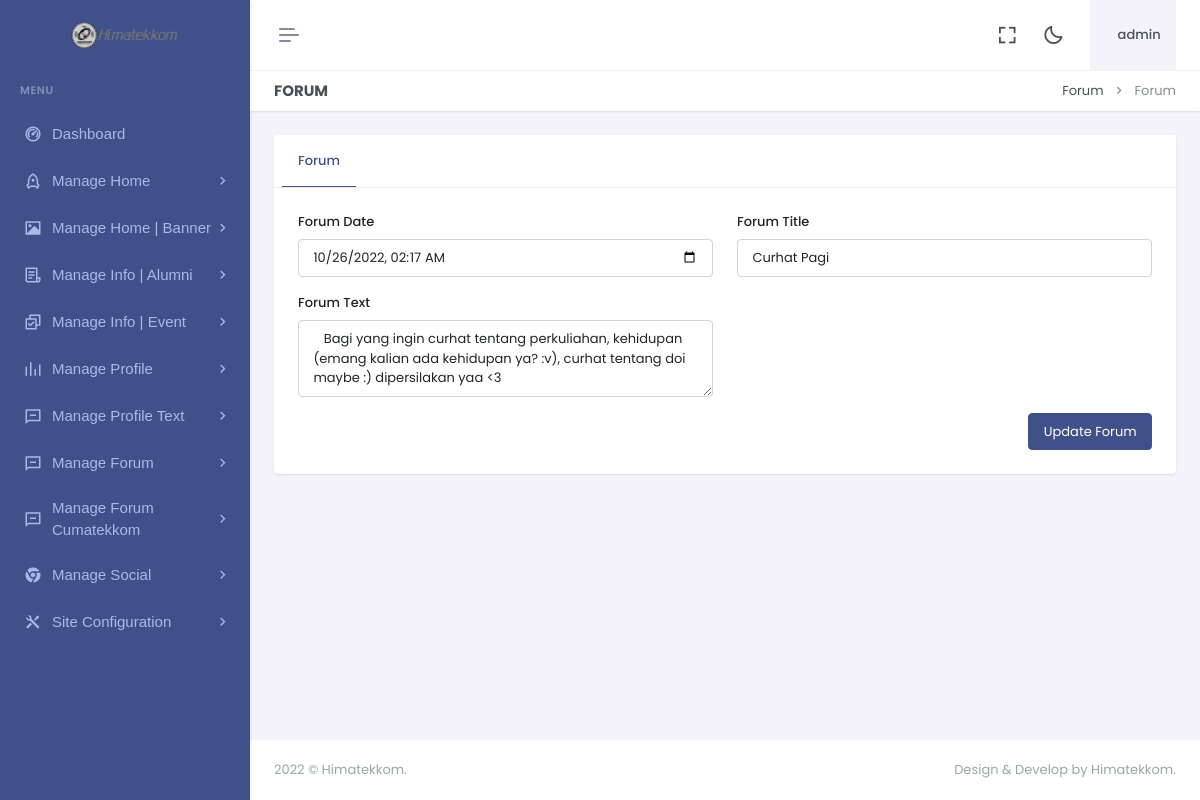
/dashboard/updateforum.php (signed in), run on the app's committed database.
### tables this page shows
CREATE TABLE `logo` (
  `id` int(11) NOT NULL,
  `xfile` varchar(1000) NOT NULL,
  `ufile` varchar(1000) NOT NULL,
  `updated_at` timestamp NOT NULL DEFAULT current_timestamp() ON UPDATE current_timestamp()
);

CREATE TABLE `cumatekkom` (
  `id` int(11) NOT NULL,
  `c_date` timestamp NOT NULL DEFAULT current_timestamp() ON UPDATE current_timestamp(),
  `ctitle` varchar(500) NOT NULL,
  `ctext` varchar(1000) NOT NULL,
  `updated_at` timestamp NOT NULL DEFAULT current_timestamp() ON UPDATE current_timestamp()
);

### dashboard/updateforum.php (the view, shortened to what this page needs)
<?php include"header.php";?>
<?php include"sidebar.php";?>
<div class="main-content">
 <div class="page-content">
       <div class="container-fluid">
                    <div class="row">
                        <div class="col-12">
                            <div class="page-title-box d-sm-flex align-items-center justify-content-between">
                                <h4 class="mb-sm-0">Forum</h4>
                                <div class="page-title-right">
                                    <ol class="breadcrumb m-0">
                                        <li class="breadcrumb-item"><a href="javascript: void(0);">Forum</a></li>
                                        <li class="breadcrumb-item active">Forum</li>
                                    </ol>
                                </div>
                            </div>
                        </div>
                    </div>
                    <div class="row">
                        <div class="col-xxl-9">
                            <div class="card mt-xxl-n5">
                                <div class="card-header">
                                    <ul class="nav nav-tabs-custom rounded card-header-tabs border-bottom-0" role="tablist">
                                        <li class="nav-item">
                                            <a class="nav-link active" data-bs-toggle="tab" href="#personalDetails" role="tab" aria-selected="false">
                                                <i class="fas fa-home"></i>Forum
                                            </a>
                                        </li>
                                    </ul>
                                </div>
                                <div class="card-body p-4">
                                    <div class="tab-content">
                                        <div class="tab-pane active" id="personalDetails" role="tabpanel">
                                        <?php
					 $query="SELECT * FROM cumatekkom where id=1 ";
 $result = mysqli_query($con,$query);
while($row = mysqli_fetch_array($result)){
    $c_date="$row[c_date]";
    $ctitle="$row[ctitle]";
    $ctext="$row[ctext]";
}
  ?>
              <form action="" method="post" enctype="multipart/form-data">
                                                <div class="row">
                                                    <div class="col-lg-6">
                                                        <div class="mb-3">
                                                            <label for="firstnameInput" class="form-label">Forum Date</label>
                                                            <input type="datetime-local" class="form-control" id="firstnameInput" name="c_date"  value="<?php print $c_date ?>">
                                                        </div>
                                                    </div>
                                                    <div class="col-lg-6">
                                                        <div class="mb-3">
                                                            <label for="firstnameInput" class="form-label">Forum Title</label>
                                                            <input type="text" class="form-control" id="firstnameInput" name="ctitle"  value="<?php print $ctitle ?>">
                                                        </div>
                                                    </div>
                                                    <div class="col-lg-6">
                                                        <div class="mb-3">
                                                            <label for="firstnameInput" class="form-label">Forum Text</label>
                                                            <textarea class="form-control" id="exampleFormControlTextarea5"  name="ctext" rows="3" placeholder="Enter Footer About Text"> <?php print $ctext ?></textarea>
                                                        </div>
                                                    </div>
                                                    <div class="col-lg-12">
                                                        <div class="hstack gap-2 justify-content-end">
                                                            <button type="submit" name="save" class="btn btn-primary">Update Forum</button>
                                                        </div>
                                                    </div>
                                                </div>
                                            </form>
                                        </div>
                                    </div>
                                </div>
                            </div>
                        </div>
                    </div>
                </div>
            </div>
            <?php include"footer.php";?>

### dashboard/sidebar.php (shortened to what this page needs)
<?php
include"../z_db.php";
?>
<div class="app-menu navbar-menu">
  <div class="navbar-brand-box">
<?php
    $rr=mysqli_query($con,"SELECT ufile FROM logo");
$r = mysqli_fetch_row($rr);
$ufile = $r[0];
?>
    <a href="index.html" class="logo logo-light">
      <span class="logo-lg">
        <img src="uploads/logo/<?php print $ufile?>" alt="" height="30">
      </span>
    </a>
  </div>
  <div id="scrollbar">
    <div class="container-fluid">
      <ul class="navbar-nav" id="navbar-nav">
        <li class="menu-title"><span data-key="t-menu">Menu</span></li>
            <li class="nav-item">
                <a href="dashboard" class="nav-link" data-key="t-analytics">  <i class="ri-dashboard-2-line"></i> <span data-key="t-dashboards"> Dashboard </span></a>
            </li>
                        <li class="nav-item">
                            <a class="nav-link menu-link" href="#sidebarH" data-bs-toggle="collapse" role="button" aria-expanded="true" aria-controls="sidebarLanding">
                                <i class="ri-rocket-line"></i> <span data-key="t-landing">Manage Home</span>
                            </a>
                        </li>
                        <li class="nav-item">
                            <a class="nav-link menu-link" href="#sidebarHB" data-bs-toggle="collapse" role="button" aria-expanded="true" aria-controls="sidebarLanding">
                                <i class="ri-image-fill"></i> <span data-key="t-landing">Manage Home | Banner</span>
                            </a>
                        </li>
                        <li class="nav-item">
                            <a class="nav-link menu-link" href="#sidebarIA" data-bs-toggle="collapse" role="button" aria-expanded="true" aria-controls="sidebarLanding">
                                <i class="ri-file-list-3-line"></i> <span data-key="t-landing">Manage Info | Alumni</span>
                            </a>
                        </li>
                        <li class="nav-item">
                            <a class="nav-link menu-link" href="#sidebarIE" data-bs-toggle="collapse" role="button" aria-expanded="true" aria-controls="sidebarLanding">
                                <i class="ri-checkbox-multiple-line"></i> <span data-key="t-landing">Manage Info | Event</span>
                            </a>
                        </li>
                        <li class="nav-item">
                            <a class="nav-link menu-link" href="#sidebarP" data-bs-toggle="collapse" role="button" aria-expanded="true" aria-controls="sidebarLanding">
                                <i class="ri-rhythm-fill"></i> <span data-key="t-landing">Manage Profile</span>
                            </a>
                        </li>
                        <li class="nav-item">
                            <a class="nav-link menu-link" href="#sidebarPT" data-bs-toggle="collapse" role="button" aria-expanded="true" aria-controls="sidebarLanding">
                                <i class="ri-message-line"></i> <span data-key="t-landing">Manage Profile Text</span>
                            </a>
                        </li>
                        <li class="nav-item">
                            <a class="nav-link menu-link" href="#sidebarF" data-bs-toggle="collapse" role="button" aria-expanded="true" aria-controls="sidebarLanding">
                                <i class="ri-message-line"></i> <span data-key="t-landing">Manage Forum</span>
                            </a>
                        </li>
                        <li class="nav-item">
                            <a class="nav-link menu-link" href="#sidebarFC" data-bs-toggle="collapse" role="button" aria-expanded="true" aria-controls="sidebarLanding">
                                <i class="ri-message-line"></i> <span data-key="t-landing">Manage Forum Cumatekkom</span>
                            </a>
                        </li>
                        <li class="nav-item">
                            <a class="nav-link menu-link" href="#sidebarS" data-bs-toggle="collapse" role="button" aria-expanded="true" aria-controls="sidebarLanding">
                                <i class="ri-chrome-fill"></i> <span data-key="t-landing">Manage Social</span>
                            </a>
                        </li>
                        <li class="nav-item">
                            <a class="nav-link menu-link" href="#sidebarSC" data-bs-toggle="collapse" role="button" aria-expanded="true" aria-controls="sidebarLanding">
                                <i class="ri-tools-fill"></i> <span data-key="t-landing"> Site Configuration </span>
                            </a>
                        </li>
      </ul>
    </div>
  </div>
  <div class="sidebar-background"></div>
</div>

### data on the page
logo: ufile (picture)
cumatekkom: c_date "10/26/2022 02:17", ctitle "Curhat Pagi", ctext "Bagi yang ingin curhat tentang perkuliahan, kehidupan (emang kalian ada kehidupan ya? :v), curhat tentang doi maybe :) dipersilakan yaa <3"

### other printed values
$username "admin"
